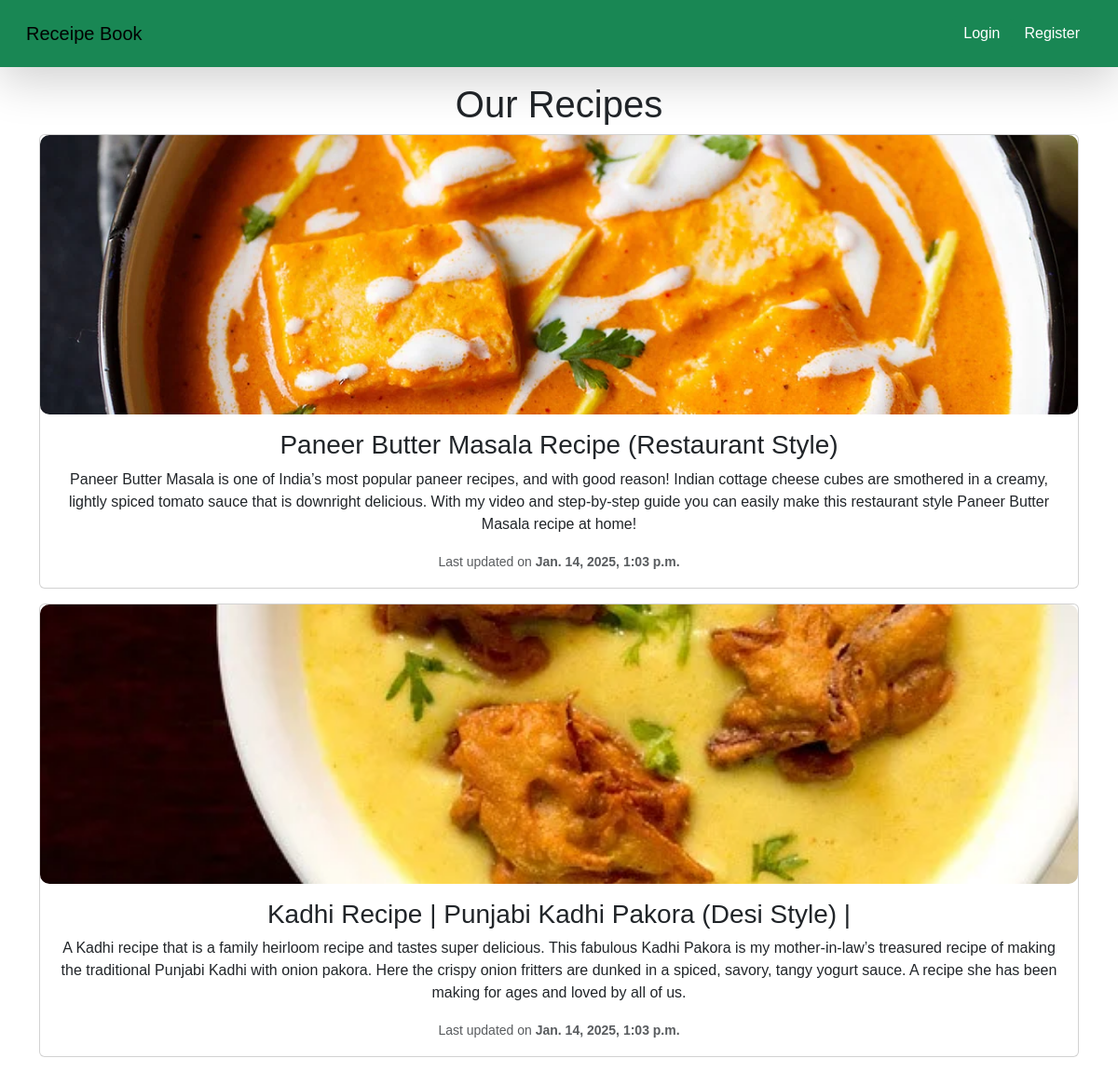
The page / on the database its author committed.
### vege/models.py (models this page shows, shortened)
class Receipe(models.Model):
    user = models.ForeignKey(User, on_delete=models.SET_NULL,null=True,blank=True)
    receipe_name = models.CharField(max_length=100)
    receipe_description = models.TextField()
    receipe_image = models.ImageField(upload_to="receipe_images")
    receipe_view_count = models.IntegerField(default=1)
    updated_at = models.DateTimeField(auto_now=True)

### vege/views.py (the view)
# urls.py: 2. Add a URL to urlpatterns:  path('', views.home, name='home')
def home(request):
    queryset = Receipe.objects.all()
    context = { 'receipes':queryset}
    return render(request,'home.html',context)

### vege/templates/home.html (shortened to what this page needs)
{% extends 'base.html' %}
{% block content %}
<div class="container">
    <h1 class="text-center">Our Recipes</h1>
    {% if receipes %}
        {% for receipe in receipes %}
        <div class="card mb-3 text-center recipe-card">
            <img src="{{ receipe.receipe_image.url }}" class="card-img-top" alt="recipe_images" style="height: 300px; width: 100%; object-fit: cover; border-radius: 10px; cursor:pointer;">
            <div class="card-body">
                <h3 class="card-title">{{ receipe.receipe_name }}</h3>
                <p class="card-text">{{ receipe.receipe_description }}</p>
                <p class="card-text"><small class="text-body-secondary">Last updated on <b>{{ receipe.updated_at }}</b></small></p>
        </div>
      </div>
        {% endfor %}
    {% endif %}
</div>
{% endblock %}

### vege/templates/base.html (shortened to what this page needs)
<!doctype html>
<html lang="en">
  <head>
    <link href="https://cdn.jsdelivr.net/npm/bootstrap@5.3.3/dist/css/bootstrap.min.css" rel="stylesheet">
  </head>
  <body>
<nav class="navbar  dark p-3 bg-success shadow-lg  mb-3">
    <div class="container-fluid">
      <a  href="/" class="navbar-brand">Receipe Book</a>
      <form class="d-flex"role="search">
        {% if  request.user.is_authenticated %}
        <a href="/logout/" class="btn btn-success" type="submit">Logout</a>
        {%else %}
        <a href="/login/" class="btn btn-success" type="submit">Login</a>
        <a href="/register/" class="btn btn-success" type="submit">Register</a>
        {% endif %}
    </form>
    </div>
  </nav>
  {% block content %}
  {% endblock content %}
  </body>
</html>

### vege/templates/home.html (style rules this page uses)
body { margin: 0; padding: 0; font-family: Arial, sans-serif; }

### rows shown on the page
Receipe: receipe_image (picture), receipe_name "Paneer Butter Masala Recipe (Restaurant Style)", receipe_description "Paneer Butter Masala is one of India’s most popular paneer recipes, and with good reason! Indian cottage cheese cubes are smothered in a creamy, lightly spiced tomato sauce that is downright delicious. With my video and step-by-step guide you can easily make this restaurant style Paneer Butter Masala recipe at home!", updated_at "Jan. 14, 2025, 1:03 p.m."
Receipe: receipe_image (picture), receipe_name "Kadhi Recipe | Punjabi Kadhi Pakora (Desi Style) |", receipe_description "A Kadhi recipe that is a family heirloom recipe and tastes super delicious. This fabulous Kadhi Pakora is my mother-in-law’s treasured recipe of making the traditional Punjabi Kadhi with onion pakora. Here the crispy onion fritters are dunked in a spiced, savory, tangy yogurt sauce. A recipe she has been making for ages and loved by all of us.", updated_at "Jan. 14, 2025, 1:03 p.m."
